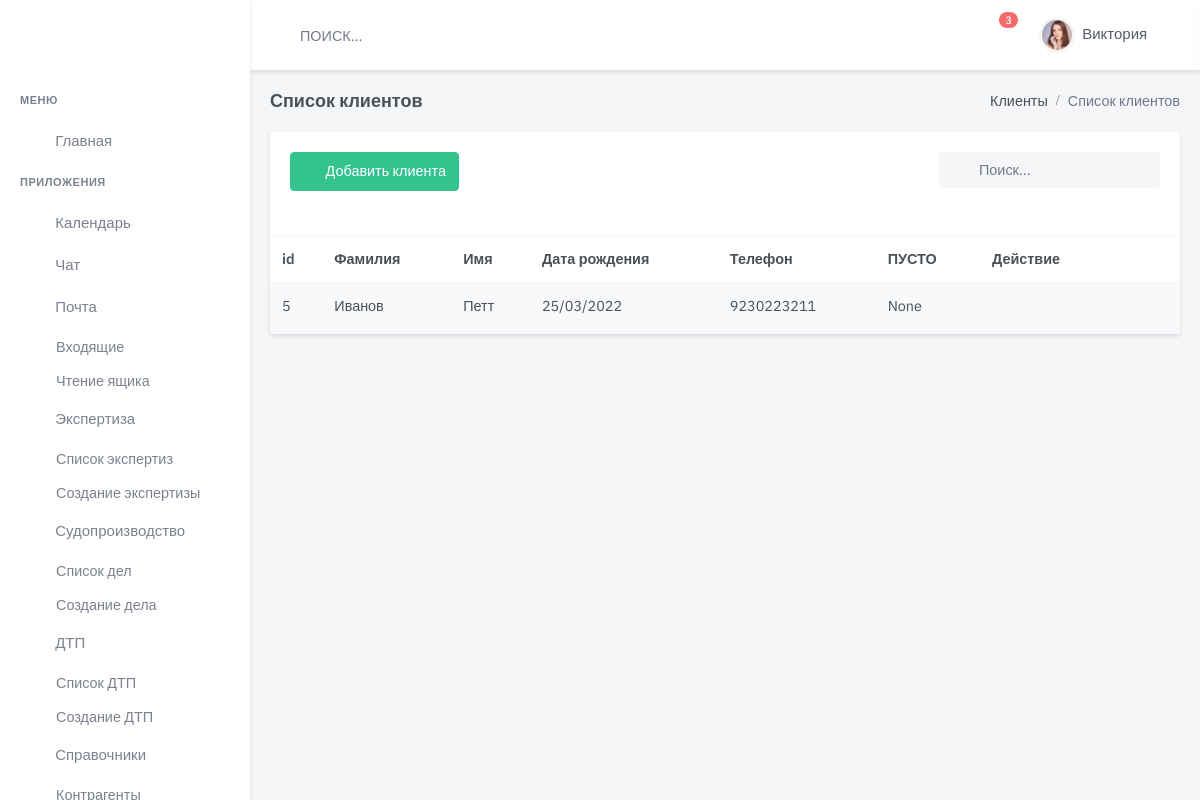
The app's page /client/, older data.
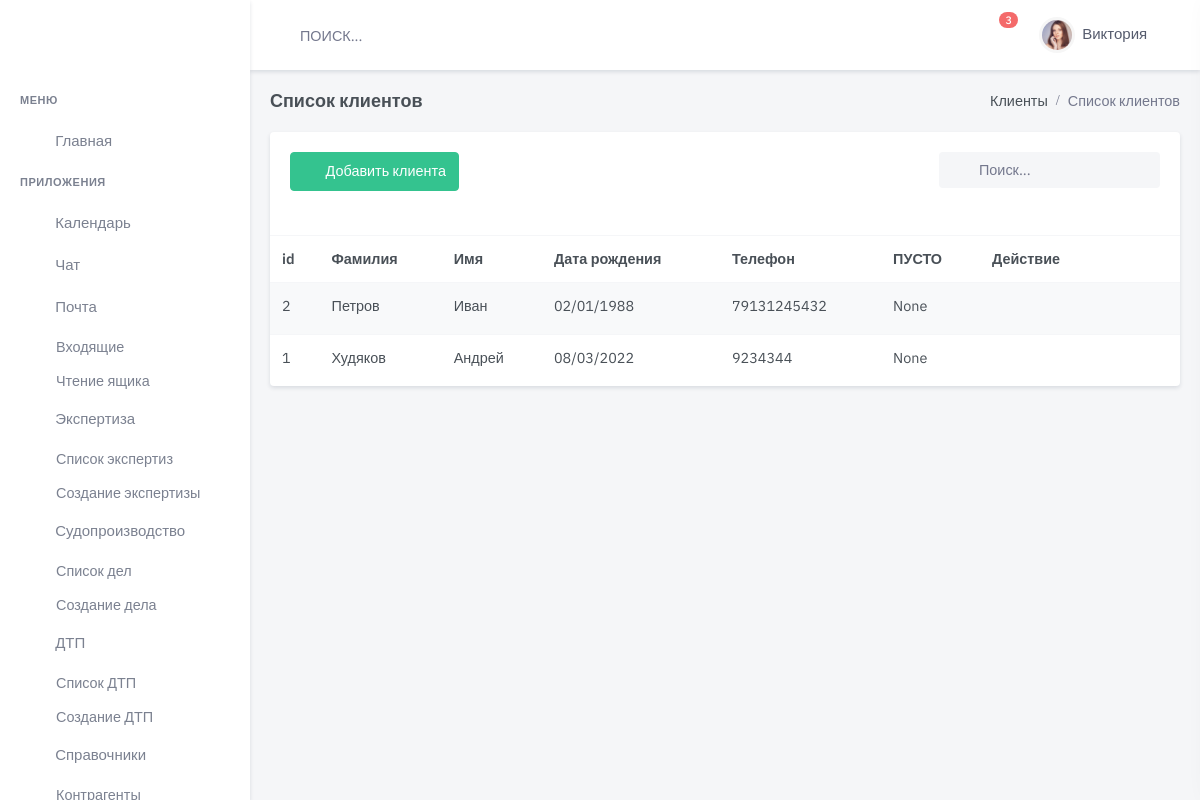
The same page, newer data.
### client/models.py (models this page shows, shortened)
class Client(models.Model):
    name = models.CharField(
        max_length=300,
        blank=True,
        null=True,
        verbose_name='Имя ')
    surname = models.CharField(
        max_length=24,
        blank=True,
        null=True,
        verbose_name='Фамилия ')
    midlename = models.CharField(
        max_length=24,
        blank=True,
        null=True,
        verbose_name='Отчество ')
    phone = models.CharField(
        max_length=50,
        blank=True,
        null=True,
        verbose_name='Номер телефона')
    phone2 = models.CharField(
        max_length=50,
        blank=True,
        null=True,
        verbose_name='Номер телефона 1')
    serial_pass = models.CharField(
        max_length=5,
        blank=True,
        null=True,
        verbose_name='Серия паспорта',
        help_text="Вводится 4 цифры без пробела")
    number_pass = models.IntegerField(
        blank=True,
        null=True,
        verbose_name='Номер паспорта',
        help_text="Вводится 6 цифр без пробела")
    enter_org = models.CharField(
        max_length=100,
        blank=True,
        null=True,
        verbose_name='Кем выдан',
        help_text="УВД,ОВД,ЗАГС, МВД")
    data_create = models.DateField(
        blank=True,
        null=True,
        verbose_name='Дата выдачи')
    adress_reg = models.CharField(
        max_length=50,
        blank=True,
        verbose_name='Место регистрации')
    adress_home = models.CharField(
        max_length=50, blank=True,
        verbose_name='Место жительства')
    date_birth = models.DateField(
        blank=True,
        null=True,
        verbose_name='Дата рождения')
    point_birth = models.CharField(
        max_length=50,
        blank=True,
        verbose_name='Место рождение')
    doc_pass = models.FileField(
        default=None,
        blank=True,
        upload_to='client/upload/pasport/',
        verbose_name="Фото паспорта")
    serial_lic = models.CharField(
        max_length=24,
        blank=True,
        null=True,
        default=None,
        verbose_name='Серия ВУ',
        help_text="Вводится 4 цифры без пробела")
    number_lic = models.CharField(
        max_length=100,
        blank=True,
        null=True,
        default=None,
        verbose_name='Номер ВУ',
        help_text="Вводится 6 цифр без пробела")
    enter_lic = models.CharField(
        max_length=100,
        blank=True,
        null=True,
        default=None,
        verbose_name='Кем выдан ГИБДД')
    create_lic = models.DateField(
        blank=True,
        null=True,
        default=None,
        verbose_name='Дата  выдачи')
    adress_lic = models.CharField(
        max_length=100,
        blank=True,
        null=True,
        default=None,
        verbose_name='Место выдачи ВУ')
    category = models.CharField(
        max_length=50,
        blank=True,
        null=True,
        default=None,
        verbose_name='Категории прав',
        help_text="B,C,D,E,BC,DE,A")
    doc_lic = models.FileField(
        upload_to='assets/img/products_images/',
        null=True,
        default=None,
        blank=True,
        verbose_name="Фото ВУ")
    post_mail = models.EmailField(
        max_length=24,
        blank=True,
        null=True,
        verbose_name='Адрес Эл.почты')
    link_social = models.URLField(
        max_length=24,
        blank=True,
        null=True,
        default=None,
        verbose_name='Адрес в соц.сети')
    attorney = models.DateField(
        blank=True,
        null=True,
        default=None,
        verbose_name='Дата  Окончание доверенности')
    doc_attorney = models.FileField(
        upload_to='upload/doc_attorney/',
        null=True,
        default=None,
        blank=True,
        verbose_name="Файл Доверенности")
    doc_requisites = models.FileField(
        upload_to='upload/doc_requisites/',
        null=True,
        default=None,
        blank=True,
        verbose_name="Файл Реквизитов банк")
    draft = models.BooleanField("Черновик", default=False)
    is_active = models.BooleanField(default=True)
    created = models.DateTimeField(auto_now_add=True, auto_now=False)
    updated = models.DateTimeField(auto_now_add=False, auto_now=True)
    class Meta:
        verbose_name = "Клиент  "
        verbose_name_plural = "Клиенты"
        ordering = ['-created']

### client/views.py (the view)
# urls.py: path('', views.client_list, name='client-list'),
def client_list(request):
    clients = Client.objects.all()
    return render(request, 'dist/handbk/person/client-list.html', {'results': clients})

### templates/dist/handbk/person/client-list.html (shortened to what this page needs)
{% extends 'dist/index.html' %}
{% load static %}
{% block content %}
  <div class="main-content">
    <div class="page-content">
      <div class="container-fluid">
        <div class="row">
          <div class="col-12">
            <div class="page-title-box d-flex align-items-center justify-content-between">
              <h4 class="mb-0">Список клиентов</h4>
              <div class="page-title-right">
                <ol class="breadcrumb m-0">
                  <li class="breadcrumb-item"><a href="javascript: void(0);">Клиенты</a></li>
                  <li class="breadcrumb-item active">Список клиентов</li>
                </ol>
              </div>
            </div>
          </div>
        </div>
        <div class="row">
          <div class="col-lg-12">
            <div class="card">
              <div class="card-body">
                <div class="row mb-2">
                  <div class="col-md-6">
                    <div class="mb-3">
                      <a href='{% url 'client-new' %}' class="btn btn-success waves-effect waves-light">
                        <i class="mdi mdi-plus me-2"></i> Добавить клиента</a>
                    </div>
                  </div>
                  <div class="col-md-6">
                    <div class="form-inline float-md-end mb-3">
                      <div class="search-box ms-2">
                        <div class="position-relative">
                          <input type="text" class="form-control rounded bg-light border-0" placeholder="Поиск...">
                          <i class="mdi mdi-magnify search-icon"></i>
                        </div>
                      </div>
                    </div>
                  </div>
                </div>
              </div>
              <table class="table table-striped table-nowrap mb-0">
                <thead>
                <tr>
                  <th scope="col">id</th>
                  <th scope="col">Фамилия</th>
                  <th scope="col">Имя</th>
                  <th scope="col">Дата рождения</th>
                  <th scope="col">Телефон</th>
                  <th scope="col">ПУСТО</th>
                  <th scope="col" style="width: 200px;">Действие</th>
                </tr>
                </thead>
                <tbody>
                {% for item in results %}
                  <tr>
                    <td>
                      <a href="/client/edit/{{ item.id }}/" class="text-body">{{ item.id }}</a>
                    </td>
                    <td>
                      <a href="/client/edit/{{ item.id }}/" class="text-body">{{ item.surname }}</a>
                    </td>
                    <td>{{ item.name }}</td>
                    <td>{{ item.date_birth|date:"d/m/Y" }}</td>
                    <td>{{ item.phone }}</td>
                    <td>{{ item.attorney }}</td>
                    <td>
                      <ul class="list-inline mb-0">
                        <li class="list-inline-item dropdown">
                          <a class="text-muted dropdown-toggle font-size-18 px-2" href="#" role="button"
                             data-bs-toggle="dropdown" aria-haspopup="true">
                          </a>
                        </li>
                      </ul>
                    </td>
                  </tr>
                {% endfor %}
                </tbody>
              </table>
            </div>
          </div>
        </div>
      </div>
    </div>
  </div>
{% endblock content %}

Row changes from the older to the newer data that the page shows:
removed Client: id "5", surname "Иванов", name "Петт", date_birth "25/03/2022", phone "9230223211", attorney "None"
added Client: id "2", surname "Петров", name "Иван", date_birth "02/01/1988", phone "79131245432", attorney "None"
added Client: id "1", surname "Худяков", name "Андрей", date_birth "08/03/2022", phone "9234344", attorney "None"
